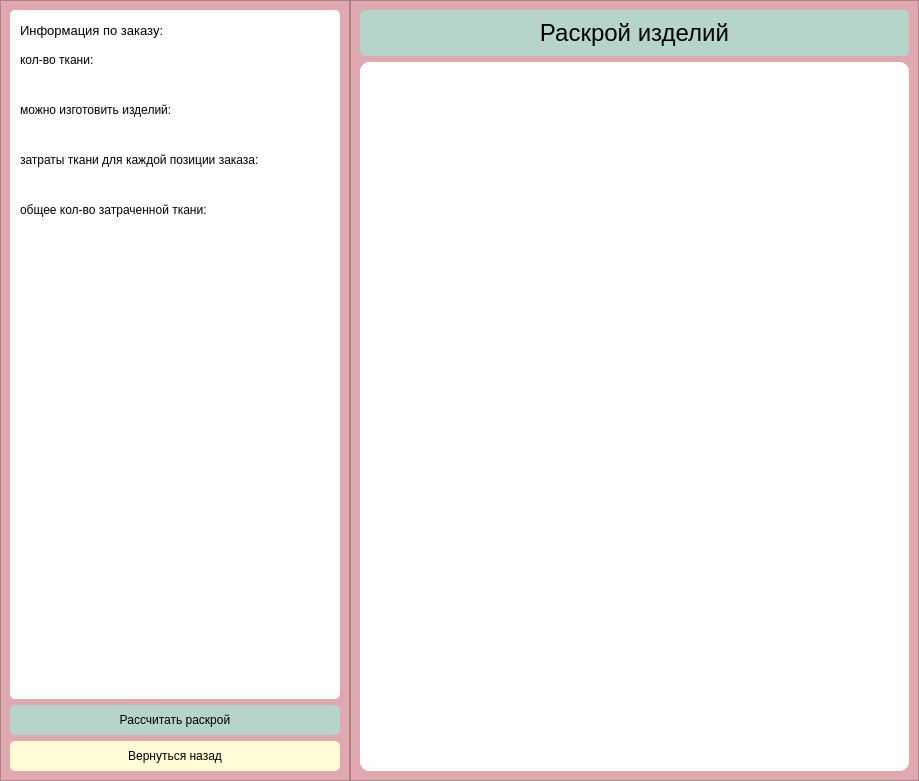
<?xml version="1.0" encoding="UTF-8"?>
<ui version="4.0">
 <class>Form</class>
 <widget class="QWidget" name="Form">
  <property name="geometry">
   <rect>
    <x>0</x>
    <y>0</y>
    <width>919</width>
    <height>781</height>
   </rect>
  </property>
  <property name="windowTitle">
   <string>Form</string>
  </property>
  <property name="styleSheet">
   <string notr="true">color: rgb(0, 0, 0);

</string>
  </property>
  <layout class="QHBoxLayout" name="horizontalLayout">
   <property name="spacing">
    <number>0</number>
   </property>
   <property name="leftMargin">
    <number>0</number>
   </property>
   <property name="topMargin">
    <number>0</number>
   </property>
   <property name="rightMargin">
    <number>0</number>
   </property>
   <property name="bottomMargin">
    <number>0</number>
   </property>
   <item>
    <widget class="QFrame" name="frame_left">
     <property name="minimumSize">
      <size>
       <width>350</width>
       <height>0</height>
      </size>
     </property>
     <property name="styleSheet">
      <string notr="true">background-color: rgb(224, 169, 175);
</string>
     </property>
     <property name="frameShape">
      <enum>QFrame::StyledPanel</enum>
     </property>
     <property name="frameShadow">
      <enum>QFrame::Raised</enum>
     </property>
     <layout class="QVBoxLayout" name="verticalLayout_3">
      <item>
       <layout class="QVBoxLayout" name="verticalLayout_2"/>
      </item>
      <item>
       <widget class="QFrame" name="frame_info">
        <property name="styleSheet">
         <string notr="true">background-color: rgb(255, 255, 255);
border-radius: 5px;</string>
        </property>
        <property name="frameShape">
         <enum>QFrame::StyledPanel</enum>
        </property>
        <property name="frameShadow">
         <enum>QFrame::Raised</enum>
        </property>
        <widget class="QLabel" name="label_2">
         <property name="geometry">
          <rect>
           <x>10</x>
           <y>90</y>
           <width>251</width>
           <height>20</height>
          </rect>
         </property>
         <property name="text">
          <string>можно изготовить изделий:</string>
         </property>
        </widget>
        <widget class="QLabel" name="label_3">
         <property name="geometry">
          <rect>
           <x>10</x>
           <y>40</y>
           <width>251</width>
           <height>20</height>
          </rect>
         </property>
         <property name="text">
          <string>кол-во ткани:</string>
         </property>
        </widget>
        <widget class="QLabel" name="label_4">
         <property name="geometry">
          <rect>
           <x>10</x>
           <y>10</y>
           <width>251</width>
           <height>20</height>
          </rect>
         </property>
         <property name="font">
          <font>
           <pointsize>10</pointsize>
          </font>
         </property>
         <property name="text">
          <string>Информация по заказу:</string>
         </property>
        </widget>
        <widget class="QLabel" name="label_5">
         <property name="geometry">
          <rect>
           <x>10</x>
           <y>140</y>
           <width>251</width>
           <height>20</height>
          </rect>
         </property>
         <property name="text">
          <string>затраты ткани для каждой позиции заказа:</string>
         </property>
        </widget>
        <widget class="QLabel" name="label_6">
         <property name="geometry">
          <rect>
           <x>10</x>
           <y>190</y>
           <width>251</width>
           <height>20</height>
          </rect>
         </property>
         <property name="text">
          <string>общее кол-во затраченной ткани:</string>
         </property>
        </widget>
        <widget class="QLabel" name="label_7">
         <property name="geometry">
          <rect>
           <x>10</x>
           <y>240</y>
           <width>251</width>
           <height>20</height>
          </rect>
         </property>
         <property name="text">
          <string/>
         </property>
        </widget>
       </widget>
      </item>
      <item>
       <widget class="QPushButton" name="pushButton_calculate_rascr">
        <property name="minimumSize">
         <size>
          <width>0</width>
          <height>30</height>
         </size>
        </property>
        <property name="styleSheet">
         <string notr="true">background-color: rgb(181, 213, 202);
border-radius: 5px;</string>
        </property>
        <property name="text">
         <string>Рассчитать раскрой</string>
        </property>
       </widget>
      </item>
      <item>
       <widget class="QPushButton" name="pushButton_back">
        <property name="minimumSize">
         <size>
          <width>0</width>
          <height>30</height>
         </size>
        </property>
        <property name="styleSheet">
         <string notr="true">background-color: rgb(255, 252, 214);
border-radius: 5px;</string>
        </property>
        <property name="text">
         <string>Вернуться назад</string>
        </property>
       </widget>
      </item>
     </layout>
    </widget>
   </item>
   <item>
    <widget class="QFrame" name="frame_right">
     <property name="styleSheet">
      <string notr="true">background-color: rgb(224, 169, 175);
</string>
     </property>
     <property name="frameShape">
      <enum>QFrame::StyledPanel</enum>
     </property>
     <property name="frameShadow">
      <enum>QFrame::Raised</enum>
     </property>
     <layout class="QVBoxLayout" name="verticalLayout">
      <item>
       <widget class="QFrame" name="frame_label_rascr">
        <property name="styleSheet">
         <string notr="true">background-color: rgb(181, 213, 202);
border-radius: 5px;</string>
        </property>
        <property name="frameShape">
         <enum>QFrame::StyledPanel</enum>
        </property>
        <property name="frameShadow">
         <enum>QFrame::Raised</enum>
        </property>
        <layout class="QHBoxLayout" name="horizontalLayout_2">
         <item>
          <widget class="QLabel" name="label_rascr">
           <property name="font">
            <font>
             <pointsize>18</pointsize>
            </font>
           </property>
           <property name="text">
            <string>Раскрой изделий</string>
           </property>
           <property name="scaledContents">
            <bool>false</bool>
           </property>
           <property name="alignment">
            <set>Qt::AlignCenter</set>
           </property>
           <property name="wordWrap">
            <bool>false</bool>
           </property>
          </widget>
         </item>
        </layout>
       </widget>
      </item>
      <item>
       <widget class="QScrollArea" name="scrollArea">
        <property name="styleSheet">
         <string notr="true">background-color: rgb(255, 255, 255);
border-radius: 10px;</string>
        </property>
        <property name="widgetResizable">
         <bool>true</bool>
        </property>
        <widget class="QWidget" name="scrollAreaWidgetContents_2">
         <property name="geometry">
          <rect>
           <x>0</x>
           <y>0</y>
           <width>549</width>
           <height>708</height>
          </rect>
         </property>
        </widget>
       </widget>
      </item>
     </layout>
    </widget>
   </item>
  </layout>
 </widget>
 <resources/>
 <connections/>
</ui>
